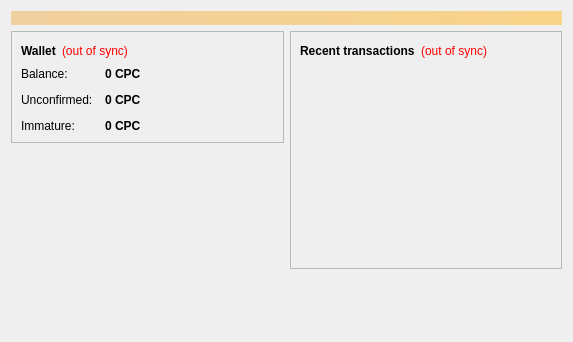
<?xml version="1.0" encoding="UTF-8"?>
<ui version="4.0">
 <class>OverviewPage</class>
 <widget class="QWidget" name="OverviewPage">
  <property name="geometry">
   <rect>
    <x>0</x>
    <y>0</y>
    <width>573</width>
    <height>342</height>
   </rect>
  </property>
  <property name="windowTitle">
   <string>Form</string>
  </property>
  <layout class="QVBoxLayout" name="topLayout">
   <item>
    <widget class="QLabel" name="labelAlerts">
     <property name="visible">
      <bool>false</bool>
     </property>
     <property name="styleSheet">
      <string notr="true">background-color: qlineargradient(x1: 0, y1: 0, x2: 1, y2: 0, stop:0 #F0D0A0, stop:1 #F8D488); color:#000000;</string>
     </property>
     <property name="wordWrap">
      <bool>true</bool>
     </property>
     <property name="margin">
      <number>3</number>
     </property>
    </widget>
   </item>
   <item>
    <layout class="QHBoxLayout" name="horizontalLayout" stretch="1,1">
     <item>
      <layout class="QVBoxLayout" name="verticalLayout_2">
       <item>
        <widget class="QFrame" name="frame">
         <property name="frameShape">
          <enum>QFrame::StyledPanel</enum>
         </property>
         <property name="frameShadow">
          <enum>QFrame::Raised</enum>
         </property>
         <layout class="QVBoxLayout" name="verticalLayout_4">
          <item>
           <layout class="QHBoxLayout" name="horizontalLayout_4">
            <item>
             <widget class="QLabel" name="label_5">
              <property name="font">
               <font>
                <weight>75</weight>
                <bold>true</bold>
               </font>
              </property>
              <property name="text">
               <string>Wallet</string>
              </property>
             </widget>
            </item>
            <item>
             <widget class="QLabel" name="labelWalletStatus">
              <property name="toolTip">
               <string>The displayed information may be out of date. Your wallet automatically synchronizes with the Clapcoin network after a connection is established, but this process has not completed yet.</string>
              </property>
              <property name="styleSheet">
               <string notr="true">QLabel { color: red; }</string>
              </property>
              <property name="text">
               <string notr="true">(out of sync)</string>
              </property>
              <property name="alignment">
               <set>Qt::AlignLeading|Qt::AlignLeft|Qt::AlignVCenter</set>
              </property>
             </widget>
            </item>
            <item>
             <spacer name="horizontalSpacer_2">
              <property name="orientation">
               <enum>Qt::Horizontal</enum>
              </property>
              <property name="sizeHint" stdset="0">
               <size>
                <width>40</width>
                <height>20</height>
               </size>
              </property>
             </spacer>
            </item>
           </layout>
          </item>
          <item>
           <layout class="QFormLayout" name="formLayout_2">
            <property name="fieldGrowthPolicy">
             <enum>QFormLayout::AllNonFixedFieldsGrow</enum>
            </property>
            <property name="horizontalSpacing">
             <number>12</number>
            </property>
            <property name="verticalSpacing">
             <number>12</number>
            </property>
            <item row="0" column="0">
             <widget class="QLabel" name="label">
              <property name="text">
               <string>Balance:</string>
              </property>
             </widget>
            </item>
            <item row="0" column="1">
             <widget class="QLabel" name="labelBalance">
              <property name="font">
               <font>
                <weight>75</weight>
                <bold>true</bold>
               </font>
              </property>
              <property name="cursor">
               <cursorShape>IBeamCursor</cursorShape>
              </property>
              <property name="toolTip">
               <string>Your current balance</string>
              </property>
              <property name="text">
               <string notr="true">0 CPC</string>
              </property>
              <property name="textInteractionFlags">
               <set>Qt::LinksAccessibleByMouse|Qt::TextSelectableByKeyboard|Qt::TextSelectableByMouse</set>
              </property>
             </widget>
            </item>
            <item row="1" column="0">
             <widget class="QLabel" name="label_3">
              <property name="text">
               <string>Unconfirmed:</string>
              </property>
             </widget>
            </item>
            <item row="1" column="1">
             <widget class="QLabel" name="labelUnconfirmed">
              <property name="font">
               <font>
                <weight>75</weight>
                <bold>true</bold>
               </font>
              </property>
              <property name="cursor">
               <cursorShape>IBeamCursor</cursorShape>
              </property>
              <property name="toolTip">
               <string>Total of transactions that have yet to be confirmed, and do not yet count toward the current balance</string>
              </property>
              <property name="text">
               <string notr="true">0 CPC</string>
              </property>
              <property name="textInteractionFlags">
               <set>Qt::LinksAccessibleByMouse|Qt::TextSelectableByKeyboard|Qt::TextSelectableByMouse</set>
              </property>
             </widget>
            </item>
            <item row="2" column="0">
             <widget class="QLabel" name="labelImmatureText">
              <property name="text">
               <string>Immature:</string>
              </property>
             </widget>
            </item>
            <item row="2" column="1">
             <widget class="QLabel" name="labelImmature">
              <property name="font">
               <font>
                <weight>75</weight>
                <bold>true</bold>
               </font>
              </property>
              <property name="toolTip">
               <string>Mined balance that has not yet matured</string>
              </property>
              <property name="text">
               <string notr="true">0 CPC</string>
              </property>
              <property name="textInteractionFlags">
               <set>Qt::LinksAccessibleByMouse|Qt::TextSelectableByKeyboard|Qt::TextSelectableByMouse</set>
              </property>
             </widget>
            </item>
           </layout>
          </item>
         </layout>
        </widget>
       </item>
       <item>
        <spacer name="verticalSpacer">
         <property name="orientation">
          <enum>Qt::Vertical</enum>
         </property>
         <property name="sizeHint" stdset="0">
          <size>
           <width>20</width>
           <height>40</height>
          </size>
         </property>
        </spacer>
       </item>
      </layout>
     </item>
     <item>
      <layout class="QVBoxLayout" name="verticalLayout_3">
       <item>
        <widget class="QFrame" name="frame_2">
         <property name="frameShape">
          <enum>QFrame::StyledPanel</enum>
         </property>
         <property name="frameShadow">
          <enum>QFrame::Raised</enum>
         </property>
         <layout class="QVBoxLayout" name="verticalLayout">
          <item>
           <layout class="QHBoxLayout" name="horizontalLayout_2">
            <item>
             <widget class="QLabel" name="label_4">
              <property name="text">
               <string>&lt;b&gt;Recent transactions&lt;/b&gt;</string>
              </property>
             </widget>
            </item>
            <item>
             <widget class="QLabel" name="labelTransactionsStatus">
              <property name="toolTip">
               <string>The displayed information may be out of date. Your wallet automatically synchronizes with the Clapcoin network after a connection is established, but this process has not completed yet.</string>
              </property>
              <property name="styleSheet">
               <string notr="true">QLabel { color: red; }</string>
              </property>
              <property name="text">
               <string notr="true">(out of sync)</string>
              </property>
              <property name="alignment">
               <set>Qt::AlignRight|Qt::AlignTrailing|Qt::AlignVCenter</set>
              </property>
             </widget>
            </item>
            <item>
             <spacer name="horizontalSpacer">
              <property name="orientation">
               <enum>Qt::Horizontal</enum>
              </property>
              <property name="sizeHint" stdset="0">
               <size>
                <width>40</width>
                <height>20</height>
               </size>
              </property>
             </spacer>
            </item>
           </layout>
          </item>
          <item>
           <widget class="QListView" name="listTransactions">
            <property name="styleSheet">
             <string notr="true">QListView { background: transparent; }</string>
            </property>
            <property name="frameShape">
             <enum>QFrame::NoFrame</enum>
            </property>
            <property name="verticalScrollBarPolicy">
             <enum>Qt::ScrollBarAlwaysOff</enum>
            </property>
            <property name="horizontalScrollBarPolicy">
             <enum>Qt::ScrollBarAlwaysOff</enum>
            </property>
            <property name="selectionMode">
             <enum>QAbstractItemView::NoSelection</enum>
            </property>
           </widget>
          </item>
         </layout>
        </widget>
       </item>
       <item>
        <spacer name="verticalSpacer_2">
         <property name="orientation">
          <enum>Qt::Vertical</enum>
         </property>
         <property name="sizeHint" stdset="0">
          <size>
           <width>20</width>
           <height>40</height>
          </size>
         </property>
        </spacer>
       </item>
      </layout>
     </item>
    </layout>
   </item>
  </layout>
 </widget>
 <resources/>
 <connections/>
</ui>
